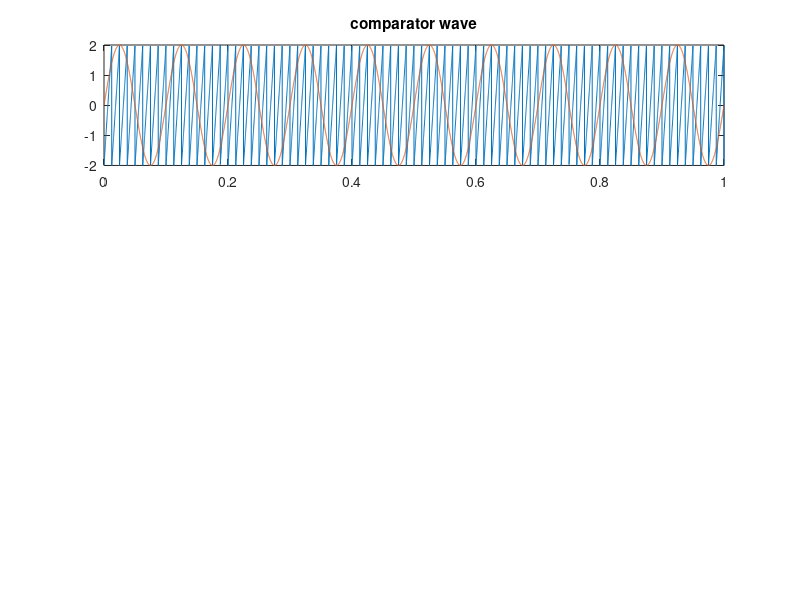

This figure's MATLAB source: (Note: this script raises an error after producing the figure.)
clc 
close all
clear all
%fs = input ("fs");
%fm = input ("fm");
%a = input ("apmlitude");

fs = 80;
fm = 10;
a = 2;

t=0:0.0001:1;

stooth = 1.0*a.*sawtooth(2*pi*fs*t);
subplot (3,1,1);
plot (t, stooth);
title ("comparator wave");
hold on
msg = a.*sin(2.*pi.*fm*t);
subplot (3,1,1)
plot (t,msg)
hold off

for i= 1:length(stooth)
    if (msg(i)>=stooth(i))
        pwm(i)=1;
    else 
        pwm(i) = 0;
    end
end
y3=pammod(msg,8);
subplot (3,1,2)
plot (t,pwm, 'r')
title ('PWM')
subplot (3,1,3)
plot (1,y3)
axis ([0 1 0 1])